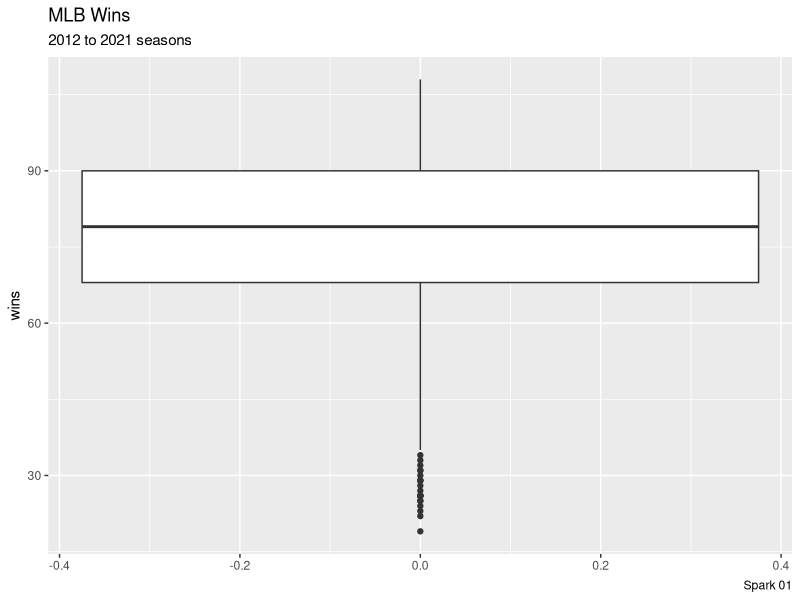
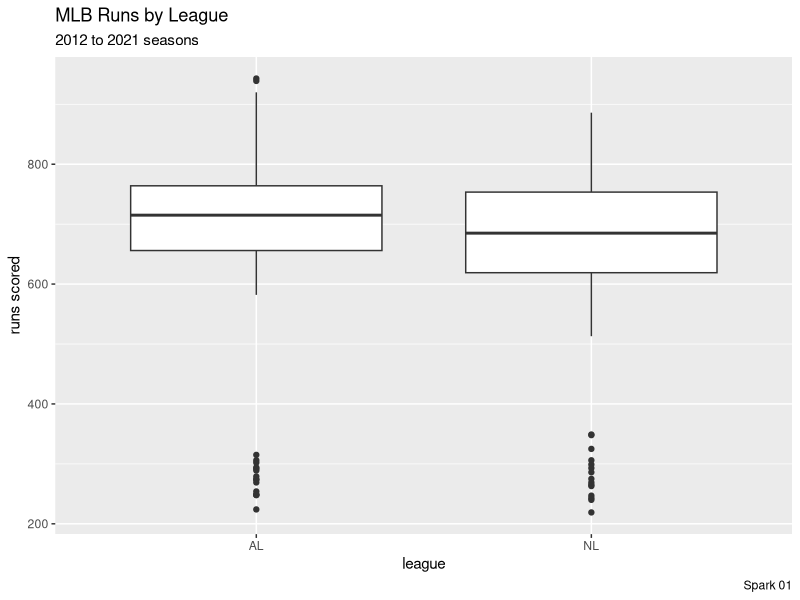
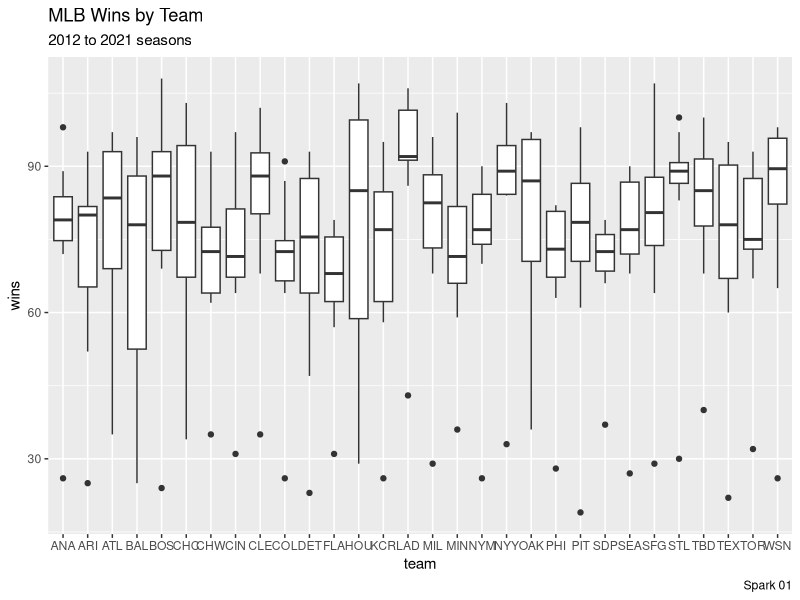
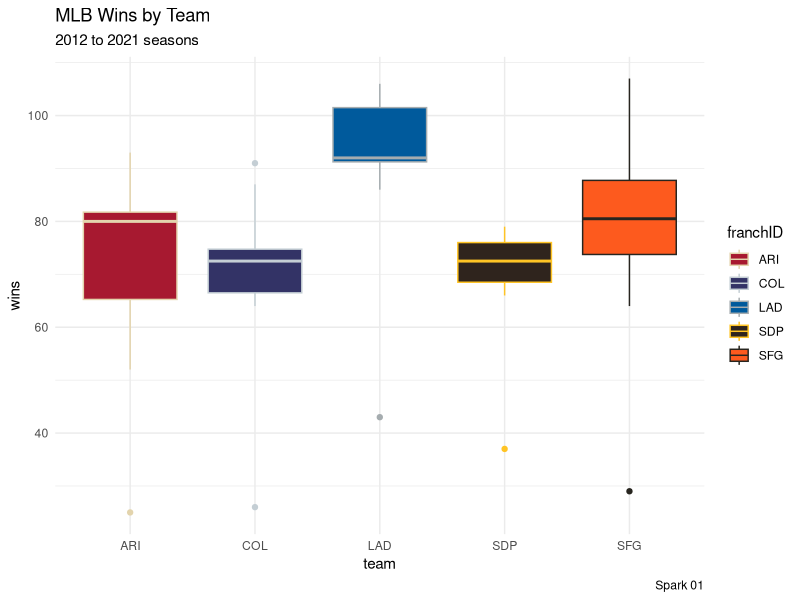

Source code (R) for these figures, in order:
## ---- chunk 1
library("tidyverse")
## ---- chunk 2
df <- readr::read_csv("baseball_teams_data.csv")
## ---- chunk 3
head(df)
## ---- chunk 4
str(df, give.attr = FALSE)
## ---- chunk 5
colnames(df)
## ---- chunk 6
df |>
  ggplot(aes(y = W)) +
  geom_boxplot() +
  labs(title = "MLB Wins",
       subtitle = "2012 to 2021 seasons",
       caption = "Spark 01",
       y = "wins")
## ---- chunk 7
df |>
  ggplot(aes(x = lgID, y = R)) +
  geom_boxplot() +
  labs(title = "MLB Runs by League",
       subtitle = "2012 to 2021 seasons",
       caption = "Spark 01",
       x = "league",
       y = "runs scored")
## ---- chunk 8
df |>
  ggplot(aes(x = franchID, y = W, group = franchID)) +
  geom_boxplot() +
  labs(title = "MLB Wins by Team",
       subtitle = "2012 to 2021 seasons",
       caption = "Spark 01",
       x = "team",
       y = "wins")
## ---- chunk 9
df |>
  filter(franchID %in% c("ARI", "COL", "LAD", "SDP", "SFG")) |>
  ggplot(aes(x = franchID, y = W, group = franchID)) +
  geom_boxplot(aes(color = franchID, fill = franchID)) +
  
  # https://teamcolorcodes.com/mlb-color-codes/
  scale_color_manual(values = c("#E3D4AD", "#C4CED4", "#A5ACAF", "#FFC425", "#27251F")) +
  scale_fill_manual(values = c("#A71930", "#333366", "#005A9C", "#2F241D", "#FD5A1E")) +

  labs(title = "MLB Wins by Team",
       subtitle = "2012 to 2021 seasons",
       caption = "Spark 01",
       x = "team",
       y = "wins") +
  theme_minimal()
